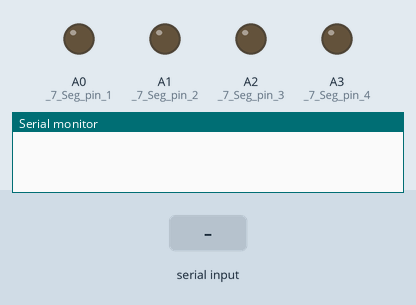
Recording of a sketch running on a simulated Arduino Uno, built with avr-gcc and run on an emulated ATmega328P. Shown: output pins drawn as LEDs (lit = HIGH), the last lines printed to the serial monitor. The inputs (shaded band) are chosen by the test bench. Pins used as bus, display or sensor lines are not drawn.

Above: at 1.2 s.
1.3 s: "30,150\n" received over the second serial link
At 4.2 s:
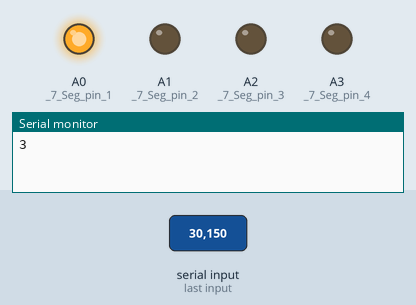
At 5.7 s:
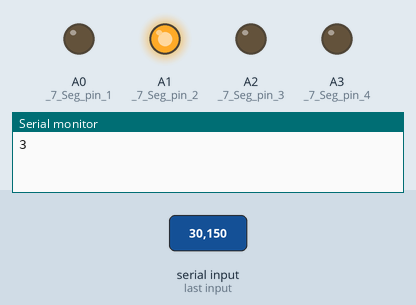
Timing chart, 0 to 20.8 s (numbered marks = the images above; inputs shaded):
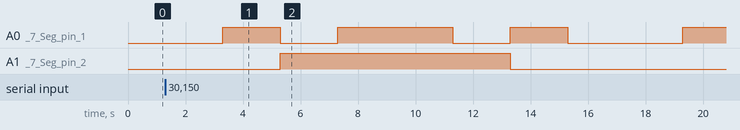

Measured:
- after the input at 1.3 s, A0 (_7_Seg_pin_1): goes HIGH 2.0 s, LOW 2.0 s, HIGH 4.0 s, LOW 2.0 s, HIGH 2.0 s, LOW 4.0 s, then HIGH, starting after 2.0 s; A1 (_7_Seg_pin_2): LOW → HIGH after 4.0 s, → LOW 8.0 s later

The sketch:

Elevator_Voice_Control_System.ino
```cpp
#include <SoftwareSerial.h>
#include <Keypad.h>
/*************************************************/
SoftwareSerial mybluetooth(2, 1);  // 2:RX 3:TX, you can choose your favourite pins.
/*************************************************/
const byte ROWS = 4;
const byte COLS = 4;

char hexaKeys[ROWS][COLS] = {
  {'1', '2', '3', 'A'},
  {'4', '5', '6', 'B'},
  {'7', '8', '9', 'C'},
  {'*', '0', '#', 'D'}
};

byte rowPins[ROWS] = {13, 12, 11, 10};
byte colPins[COLS] = {9, 8, 7, 6};

Keypad customKeypad = Keypad(makeKeymap(hexaKeys), rowPins, colPins, ROWS, COLS);

char Keypad_char()
{
  char  customKey = customKeypad.getKey();
  return customKey;
}
/*************************************************/
// ARROW LED Display PIN
#define ARROW_pin_up  5
#define ARROW_pin_middle 4
#define ARROW_pin_down 3
/*************************************************/
// ARROW LED Display Function
void ARROW_init();
void ARROW_up();
void ARROW_down();
void ARROW_OFF();
/*************************************************/
#define _7_Seg_pin_1  A0
#define _7_Seg_pin_2  A1
#define _7_Seg_pin_3  A2
#define _7_Seg_pin_4  A3

/***********************************************/

void Display_7_seg_zero();
void Display_7_seg_one();
void Display_7_seg_two();
void Display_7_seg_three();
void Display_7_seg_four();
void Display_7_seg_five();

void _7_Seg_init();
/***********************************************/
#define ground 48
#define zero   48
#define one    49
#define two    50
#define three  51
/***********************************************/
int current_floor  = ground;
int goto_floor = ground;
/***********************************************/

/***********************************************/

void setup() {
  Serial.begin(9600);
  mybluetooth.begin(9600);
  _7_Seg_init();
  ARROW_init();
}

void loop() {
  char Keypad_char_pressed = Keypad_char();
  int Keypad_int_pressed = (Keypad_char_pressed - '0') + ground;

  if (mybluetooth.available())
  {
    goto_floor = mybluetooth.read();
    Serial.println(goto_floor - 48);
  }
  //if( (current_floor < goto_floor) && (goto_floor < (ground + 4)) )
  if ( (current_floor < goto_floor) && (goto_floor < (ground + 4)) || ((current_floor < (Keypad_int_pressed)) && (Keypad_int_pressed < (ground + 4))))
  {

    goto_up();
    current_floor = goto_floor;
  }

  //else if ( (current_floor > goto_floor) && (goto_floor >= ground ) )
  else if ( (current_floor > goto_floor) && (goto_floor >= ground ) || ((current_floor > (Keypad_int_pressed)) && (Keypad_int_pressed >= (ground ))))
  {
    goto_down();
    current_floor = goto_floor;
  }
}

void goto_up()
{
  ARROW_up();
  switch (current_floor)
  {
    case zero:
      Display_7_seg_zero();
      delay(2000);
      if ( current_floor == goto_floor )
        break;
      current_floor++;
    case one:
      Display_7_seg_one();
      delay(2000);
      if ( current_floor == goto_floor )
        break;
      current_floor++;
    case two:
      Display_7_seg_two();
      delay(2000);
      if ( current_floor == goto_floor )
        break;
      current_floor++;
    case three:
      Display_7_seg_three();
      delay(2000);
      if ( current_floor == goto_floor )
        break;
      current_floor++;
  }
  ARROW_OFF();
}
void goto_down()
{
  ARROW_down();
  switch (current_floor)
  {
    case three:
      Display_7_seg_three();
      delay(2000);
      if ( current_floor == goto_floor )
        break;
      current_floor--;
    case two:
      Display_7_seg_two();
      delay(2000);
      if ( current_floor == goto_floor )
        break;
      current_floor--;
    case one:
      Display_7_seg_one();
      delay(2000);
      if ( current_floor == goto_floor )
        break;
      current_floor--;
    case zero:
      Display_7_seg_zero();
      delay(2000);
      if ( current_floor == goto_floor )
        break;
      current_floor--;
  }
  ARROW_OFF();
}

/**************************************************************************/
void ARROW_init()
{
  // ARROW LED Display PIN OUTPUT
  pinMode(ARROW_pin_up, OUTPUT);
  pinMode(ARROW_pin_down, OUTPUT);
  pinMode(ARROW_pin_middle, OUTPUT);
}
void ARROW_up()
{
  digitalWrite(ARROW_pin_up, HIGH);
  digitalWrite(ARROW_pin_middle, HIGH);
  digitalWrite(ARROW_pin_down, LOW);
}
void ARROW_down()
{
  digitalWrite(ARROW_pin_up, LOW);
  digitalWrite(ARROW_pin_middle, HIGH);
  digitalWrite(ARROW_pin_down, HIGH);
}
void ARROW_OFF()
{
  digitalWrite(ARROW_pin_up, LOW);
  digitalWrite(ARROW_pin_middle , LOW);
  digitalWrite(ARROW_pin_down , LOW);
}
/**************************************************************************/
void _7_Seg_init()
{
  pinMode(_7_Seg_pin_1, OUTPUT);
  pinMode(_7_Seg_pin_2, OUTPUT);
  pinMode(_7_Seg_pin_3, OUTPUT);
  pinMode(_7_Seg_pin_4, OUTPUT);
}
void Display_7_seg_zero()
{
  digitalWrite(_7_Seg_pin_1, 0);
  digitalWrite(_7_Seg_pin_2, 0);
  digitalWrite(_7_Seg_pin_3, 0);
  digitalWrite(_7_Seg_pin_4, 0);
}
void Display_7_seg_one()
{
  digitalWrite(_7_Seg_pin_1, 1);
  digitalWrite(_7_Seg_pin_2, 0);
  digitalWrite(_7_Seg_pin_3, 0);
  digitalWrite(_7_Seg_pin_4, 0);
}
void Display_7_seg_two()
{
  digitalWrite(_7_Seg_pin_1, 0);
  digitalWrite(_7_Seg_pin_2, 1);
  digitalWrite(_7_Seg_pin_3, 0);
  digitalWrite(_7_Seg_pin_4, 0);
}
void Display_7_seg_three()
{
  digitalWrite(_7_Seg_pin_1, 1);
  digitalWrite(_7_Seg_pin_2, 1);
  digitalWrite(_7_Seg_pin_3, 0);
  digitalWrite(_7_Seg_pin_4, 0);
}
void Display_7_seg_four()
{
  digitalWrite(_7_Seg_pin_1, 0);
  digitalWrite(_7_Seg_pin_2, 0);
  digitalWrite(_7_Seg_pin_3, 1);
  digitalWrite(_7_Seg_pin_4, 0);
}
void Display_7_seg_five()
{
  digitalWrite(_7_Seg_pin_1, 1);
  digitalWrite(_7_Seg_pin_2, 0);
  digitalWrite(_7_Seg_pin_3, 1);
  digitalWrite(_7_Seg_pin_4, 0);
}
```
